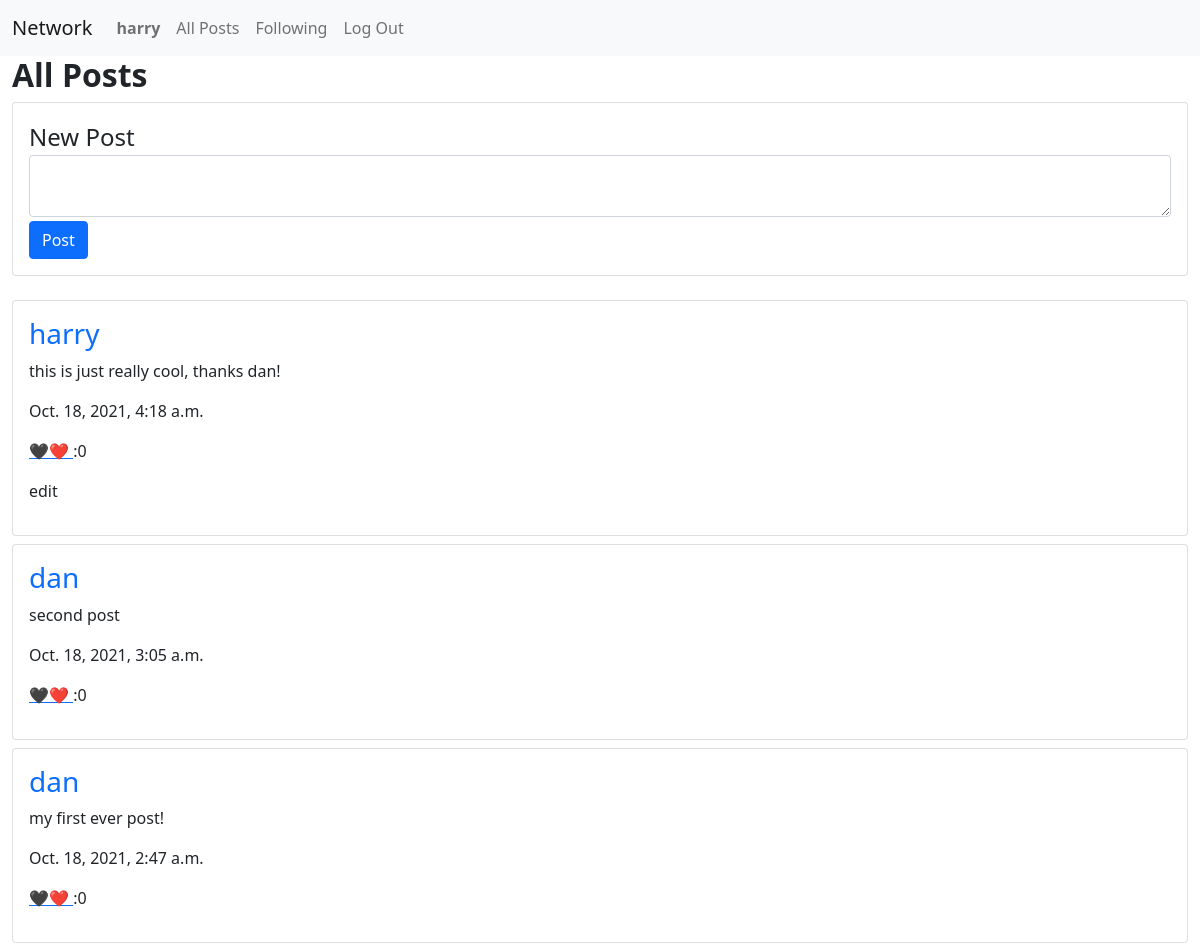
Screenshot of / (signed in) with the database file from the repository.
### network/models.py (models this page shows, shortened)
class User(AbstractUser):
    def get_followers(self):
        """return query of followers"""
        return [x.follower for x in Follow.objects.all() if x.following == self]

class Post(models.Model):
    user = models.ForeignKey("User", on_delete=models.CASCADE, related_name="post_user")
    body = models.TextField()
    timestamp = models.DateTimeField(auto_now_add=True)
    likes = models.IntegerField(default=0)

### network/views.py (the view)
# urls.py: path("", views.index, name="index"),
def index(request):
    posts = Post.objects.all().order_by("-timestamp")
    return render(request, "network/index.html", {
        "posts": posts
    })

### network/templates/network/index.html (shortened to what this page needs)
{% extends "network/layout.html" %}
{% block body %}
    <h2 class="fw-bold">All Posts</h2>
    {% if user.is_authenticated %}
    <div class="card">
        <div class="card-body px-3">
            <form class="row gap-1" action="{% url 'new' %}" method="post">
                <div class="col-md-12">
                    <label class="fs-4" for="new-post-textarea">New Post</label>
                    <textarea class="form-control" name="body"></textarea>
                </div>
                <div class="col-12">
                    <input class="btn btn-primary" type="submit" value="Post">
                </div>
            </form>
        </div>
    </div>
    {% endif %}
    <br>
    {% for post in posts %}
        {% include "network/post_layout.html" %}
    {% endfor %}
{% endblock %}

### network/templates/network/layout.html (shortened to what this page needs)
{% load static %}
<!DOCTYPE html>
<html lang="en">
    <head>
        <link href="https://cdn.jsdelivr.net/npm/bootstrap@5.1.3/dist/css/bootstrap.min.css" rel="stylesheet"
>
        <link href="{% static 'network/styles.css' %}" rel="stylesheet">
    </head>
    <body>
        <nav class="navbar navbar-expand-lg navbar-light bg-light">
            <div class="container-fluid">
                <a class="navbar-brand" href="{% url 'index' %}">Network</a>
                <div class="collapse navbar-collapse">
                    <ul class="navbar-nav me-auto">
                        {% if user.is_authenticated %}
                            <li class="nav-item">
                                <a class="nav-link" href="{% url 'profile' user.id%}"><strong>{{ request.user.username }}</strong></a>
                            </li>
                        {% endif %}
                        <li class="nav-item">
                        <a class="nav-link" href="{% url 'index' %}">All Posts</a>
                        </li>
                        {% if user.is_authenticated %}
                            <li class="nav-item">
                                <a class="nav-link" href="{% url 'follow' %}">Following</a>
                            </li>
                            <li class="nav-item">
                                <a class="nav-link" href="{% url 'logout' %}">Log Out</a>
                            </li>
                        {% endif %}
                    </ul>
                </div>
            </div>
        </nav>
        <div class="container-fluid">
            {% block body %}
            {% endblock %}
        </div>
    </body>
</html>

### network/templates/network/post_layout.html
{% load static %}
<div class="card mb-2">
    <div class="card-body px-3">
        <h3>
            <a class="text-decoration-none" href="{% url 'profile' post.user.id %}">
                {{ post.user.username }}
            </a>
        </h3>
        <p>{{ post.body }}</p>
        <p>{{ post.timestamp }}</p>
        {% if user.is_authenticated %}
            <p>
                <a href="{% url 'index' %}">
                    🖤❤️
                </a>
                :{{ post.likes }}
            </p>
        {% else %}
            <p>
                Likes:
                {{ post.likes }}
            </p>
        {% endif %}
        {% if post.user == request.user %}
        <p>edit</p>
        {% endif %}
    </div>
</div>

### rows the page displays
User: user.username "harry"
Post: user.username "harry", body "this is just really cool, thanks dan!", timestamp "Oct. 18, 2021, 4:18 a.m.", likes "0", shows "edit"
Post: user.username "dan", body "second post", timestamp "Oct. 18, 2021, 3:05 a.m.", likes "0"
Post: user.username "dan", body "my first ever post!", timestamp "Oct. 18, 2021, 2:47 a.m.", likes "0"
